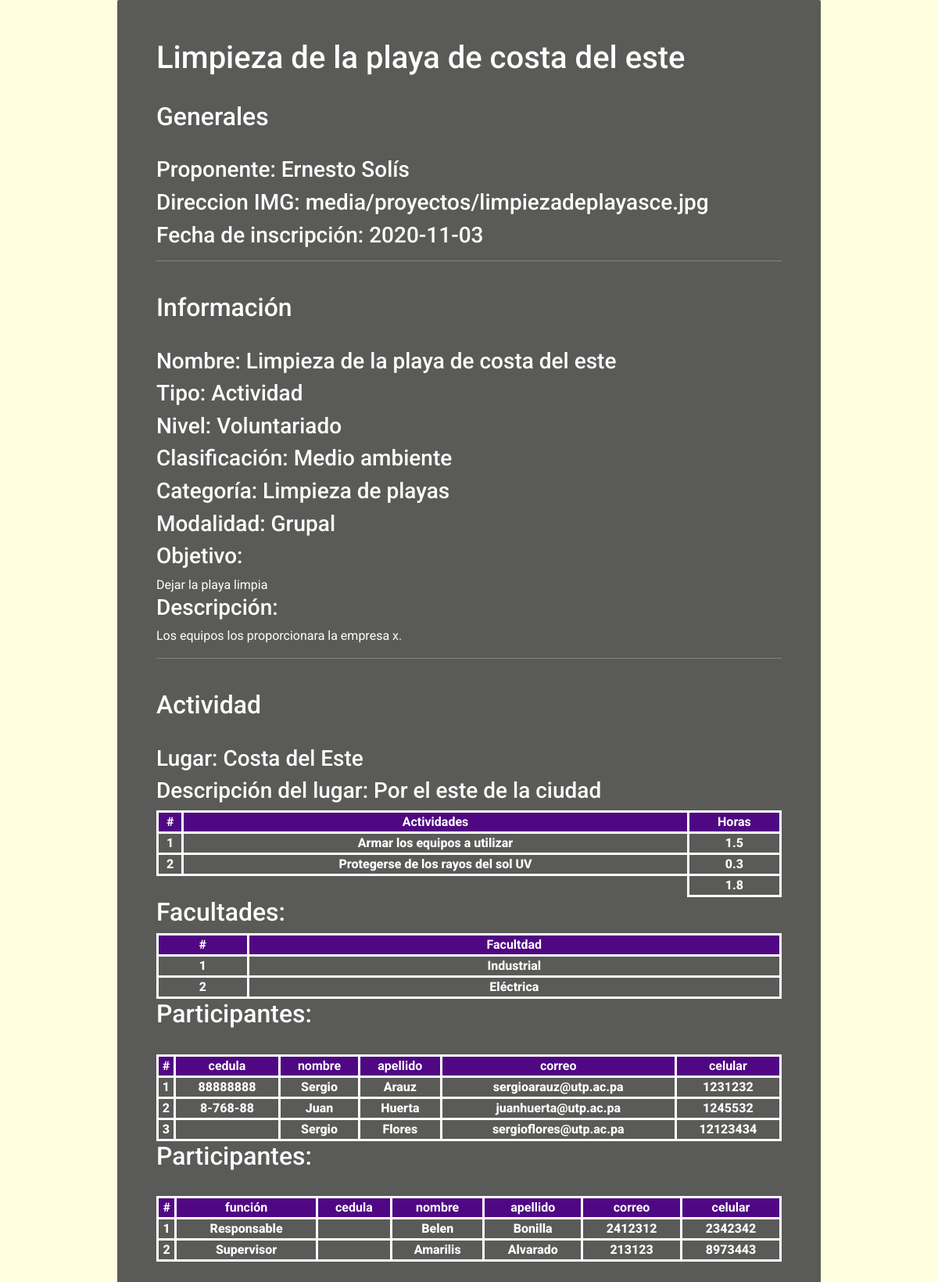
/proyecto.php?id=1, run on the app's committed database.
### tables this page shows
CREATE TABLE `proyectos` (
  `id` int(4) NOT NULL,
  `tipo` varchar(30) NOT NULL,
  `nivel` varchar(30) NOT NULL,
  `clasificacion` varchar(50) NOT NULL,
  `categoria` varchar(75) NOT NULL,
  `modalidad` varchar(30) NOT NULL,
  `nombre` varchar(100) NOT NULL,
  `direccionimg` varchar(100) NOT NULL,
  `fecha` date DEFAULT NULL,
  `proponente` varchar(30) NOT NULL,
  `objetivo` varchar(100) NOT NULL,
  `descripcion` varchar(100) NOT NULL,
  `lugar` varchar(30) NOT NULL,
  `descripcionlugar` varchar(100) NOT NULL
);

CREATE TABLE `actividades` (
  `id` int(4) NOT NULL,
  `fk_proyecto` int(4) NOT NULL,
  `actividad` varchar(50) NOT NULL,
  `horas` float NOT NULL
);

CREATE TABLE `facultades` (
  `id` int(4) NOT NULL,
  `fk_proyecto` int(4) NOT NULL,
  `facultad` varchar(25) NOT NULL
);

CREATE TABLE `participantes` (
  `id` int(4) NOT NULL,
  `fk_proyecto` int(4) NOT NULL,
  `cedula` varchar(20) NOT NULL,
  `nombre` varchar(25) NOT NULL,
  `apellido` varchar(25) NOT NULL,
  `correoutp` varchar(50) NOT NULL,
  `movil` int(10) DEFAULT NULL
);

CREATE TABLE `encargados` (
  `id` int(11) NOT NULL,
  `cedula` varchar(15) NOT NULL,
  `fk_proyecto` int(5) NOT NULL,
  `nombre` varchar(20) NOT NULL,
  `apellido` varchar(20) NOT NULL,
  `correo` varchar(30) NOT NULL,
  `telefonooficina` int(11) NOT NULL,
  `telefonomovil` int(11) NOT NULL,
  `funcion` varchar(15) NOT NULL
);

### detallesproyecto.php (the view)
<?php
include("ProbarconexionBD.php");
$idproyecto = $_GET["id"];
$tablaproyectos = "SELECT * FROM `proyectos` WHERE id=$idproyecto";
$proyecto = $conn->query($tablaproyectos);
$tablaactividades = "SELECT * FROM `actividades` WHERE fk_proyecto=$idproyecto";
$actividades = $conn->query($tablaactividades);
$tablafacultades = "SELECT * FROM `facultades` WHERE fk_proyecto=$idproyecto";
$facultades = $conn->query($tablafacultades);
$tablaparticipantes = "SELECT * FROM `participantes` WHERE fk_proyecto=$idproyecto";
$participantes = $conn->query($tablaparticipantes);
$tablaencargados = "SELECT * FROM `encargados` WHERE fk_proyecto=$idproyecto";
$encargados = $conn->query($tablaencargados);
$contador = 0;
$totalhoras = 0;
while($fila = $proyecto->fetch_assoc()){
?> <div class="portada">
        <h1><?php echo $fila['nombre'];?></h1>
    </div>
    <br>
    <h2 class="etiqueta2">Generales</h2>
    <br>
    <h3 class="etiquetah3">Proponente: <span class="respuestas"><?php echo $fila['proponente'];?></span></h3>
    <h3 class="etiquetah3">Direccion IMG: <span class="respuestas"><?php echo $fila['direccionimg'];?></span></h3>
    <h3 class="etiquetah3">Fecha de inscripción: <span class="respuestas"><?php echo $fila['fecha'];?></span></h3>
    <hr>
    <br>
    <h2 class="etiqueta2">Información</h2>
    <br>
    <h3 class="etiquetah3">Nombre: <span class="respuestas"><?php echo $fila['nombre'];?></span></h3>
    <h3 class="etiquetah3">Tipo: <span class="respuestas"><?php echo $fila['tipo'];?></span></h3>
    <h3 class="etiquetah3">Nivel: <span class="respuestas"><?php echo $fila['nivel'];?></span></h3>
    <h3 class="etiquetah3">Clasificación: <span class="respuestas"><?php echo $fila['clasificacion'];?></span></h3>
    <h3 class="etiquetah3">Categoría: <span class="respuestas"><?php echo $fila['categoria'];?></span></h3>
    <h3 class="etiquetah3">Modalidad: <span class="respuestas"><?php echo $fila['modalidad'];?></span></h3>
    <h3 class="etiquetah3">Objetivo:</h3> <span class="respuestas"><?php echo $fila['objetivo'];?></span>
    <h3 class="etiquetah3">Descripción:</h3> <span class="respuestas"><?php echo $fila['descripcion'];?></span>
    <hr>
    <br>
    <h2 class="etiqueta2">Actividad</h2>
    <br>
    <h3 class="etiquetah3">Lugar: <span class="respuestas"><?php echo $fila['lugar'];?></span></h3>
    <h3 class="etiquetah3">Descripción del lugar: <span class="respuestas"><?php echo $fila['descripcionlugar'];?></span></h3>
    <table class="tablas">
        <th>#</th>
        <th>Actividades</th>
        <th>Horas</th>
    <?php
    while($filaact = $actividades->fetch_assoc()){
        ?>
        <tr>
            <td><?php echo $contador + 1?></td>
            <td><?php echo $filaact['actividad'];?></td>
            <td><?php echo $filaact['horas'];?></td>
        </tr>
    <?php
    $totalhoras = $totalhoras + $filaact['horas'];
    $contador =  $contador + 1;
    }?>
        <tr>
            <td class="vacia"></td>
            <td class="vacia"></td>
            <td><?php echo $totalhoras;?></td>
        </tr>
    </table>
<?php
$contador = 0;
$totalhoras = 0;
?>
<h2 class="etiqueta2">Facultades:</h2>
<table class="tablas">
        <th>#</th>
        <th>Facultdad</th>
    <?php
    while($filafacul = $facultades->fetch_assoc()){
        ?>
        <tr>
            <td><?php echo $contador + 1?></td>
            <td><?php echo $filafacul['facultad'];?></td>
        </tr>
    <?php
    $contador =  $contador + 1;
    }?>
    </table>
<?php
$contador = 0;
?>
<h2 class="etiqueta2">Participantes:</h2>
<br>
<table class="tablas">
        <th>#</th>
        <th>cedula</th>
        <th>nombre</th>
        <th>apellido</th>
        <th>correo</th>
        <th>celular</th>
    <?php
    while($filapart = $participantes->fetch_assoc()){
        ?>
        <tr>
            <td><?php echo $contador + 1?></td>
            <td><?php echo $filapart['cedula'];?></td>
            <td><?php echo $filapart['nombre'];?></td>
            <td><?php echo $filapart['apellido'];?></td>
            <td><?php echo $filapart['correoutp'];?></td>
            <td><?php echo $filapart['movil'];?></td>
        </tr>
    <?php
    $contador =  $contador + 1;
    }?>
    </table>
<?php
$contador = 0;
?>
<h2 class="etiqueta2">Participantes:</h2>
<br>
<table class="tablas">
        <th>#</th>
        <th>función</th>
        <th>cedula</th>
        <th>nombre</th>
        <th>apellido</th>
        <th>correo</th>
        <th>celular</th>
    <?php
    while($filaencargados = $encargados->fetch_assoc()){
        ?>
        <tr>
            <td><?php echo $contador + 1?></td>
            <td><?php echo $filaencargados['funcion'];?></td>
            <td><?php echo $filaencargados['cedula'];?></td>
            <td><?php echo $filaencargados['nombre'];?></td>
            <td><?php echo $filaencargados['apellido'];?></td>
            <td><?php echo $filaencargados['telefonooficina'];?></td>
            <td><?php echo $filaencargados['telefonomovil'];?></td>
        </tr>
    <?php
    $contador =  $contador + 1;
    }?>
    </table>
<?php
}
?>

### css/estilos_comunes.css (style rules this page uses)
body { color: rgb(0, 0, 0); font-family: 'Roboto', sans-serif; }
body { transition: margin-left .5s; margin: 0px; background-color: #ffffff; }
hr { background: grey; height: 1px; border: 0px; }

### css/header.css (style rules this page uses)
* { margin: 0%; padding: 0%; }

### css/tablas.css (style rules this page uses)
table { width: 100%; }
td { width: auto; text-align: center; vertical-align: top; border: 3px solid rgb(255, 255, 255); color: rgb(255, 255, 255); font-weight: 800; }
th { width: auto; text-align: center; vertical-align: top; border: 3px solid rgb(255, 255, 255); color: rgb(255, 255, 255); background-color: indigo; }
.vacia { border: none; }

### data on the page
proyectos: nombre "Limpieza de la playa de costa del este", proponente "Ernesto Solís", direccionimg "media/proyectos/limpiezadeplayasce.jpg", fecha "2020-11-03", tipo "Actividad", nivel "Voluntariado", clasificacion "Medio ambiente", categoria "Limpieza de playas", modalidad "Grupal", objetivo "Dejar la playa limpia", descripcion "Los equipos los proporcionara la empresa x.", lugar "Costa del Este", descripcionlugar "Por el este de la ciudad", totalhoras "1.8"
actividades: actividad "Armar los equipos a utilizar", horas "1.5"
actividades: actividad "Protegerse de los rayos del sol UV", horas "0.3"
facultades: facultad "Industrial"
facultades: facultad "Eléctrica"
participantes: cedula "88888888", nombre "Sergio", apellido "Arauz", correoutp "sergioarauz@utp.ac.pa", movil "1231232"
participantes: cedula "8-768-88", nombre "Juan", apellido "Huerta", correoutp "juanhuerta@utp.ac.pa", movil "1245532"
participantes: nombre "Sergio", apellido "Flores", correoutp "sergioflores@utp.ac.pa", movil "12123434"
encargados: funcion "Responsable", nombre "Belen", apellido "Bonilla", telefonooficina "2412312", telefonomovil "2342342"
encargados: funcion "Supervisor", nombre "Amarilis", apellido "Alvarado", telefonooficina "213123", telefonomovil "8973443"
